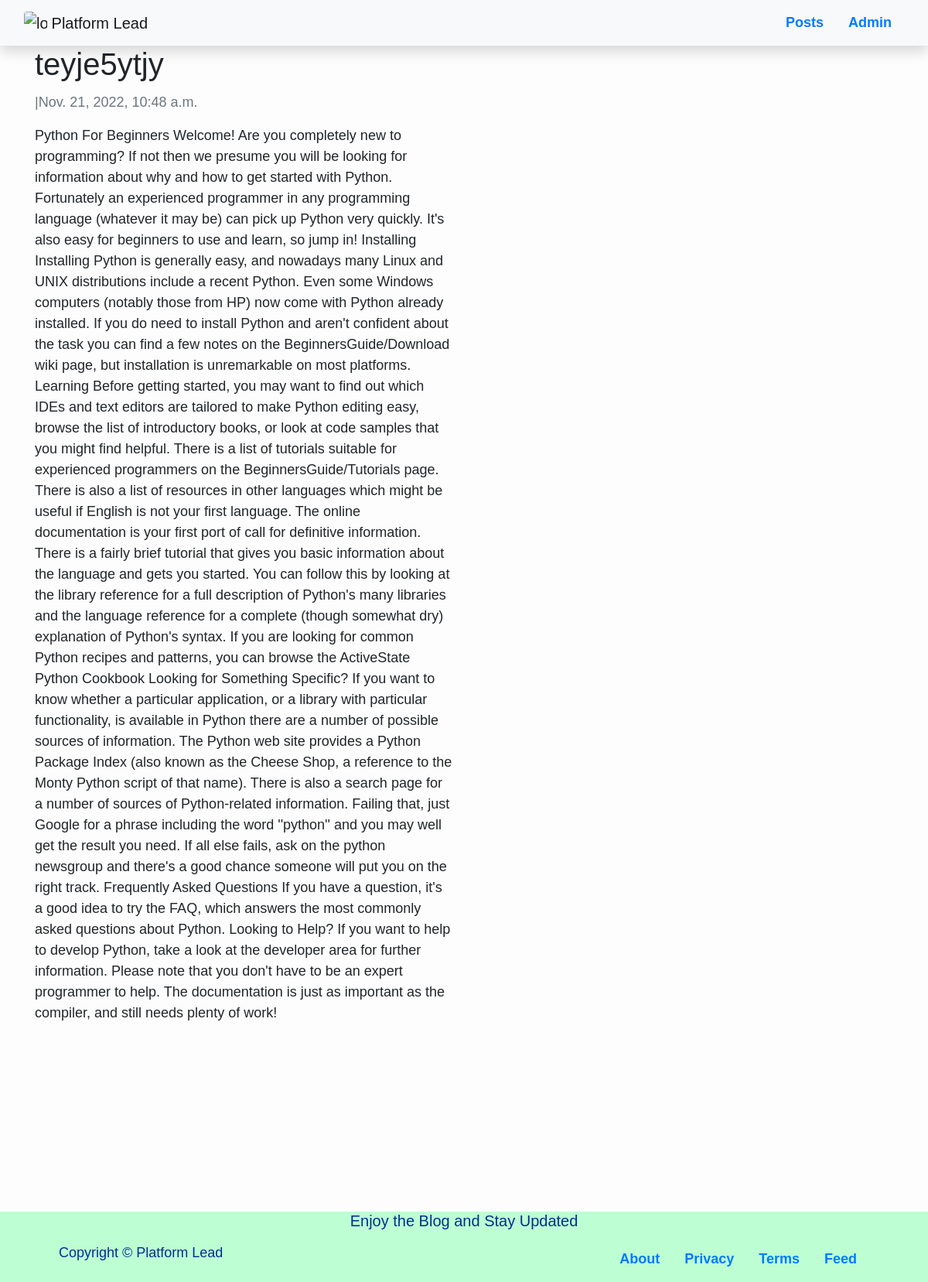
Page /ytjtrhjyy/ on the committed database.
### blog/models.py (models this page shows, shortened)
class posts(models.Model):
    title = models.CharField(max_length=200, unique=True)
    slug = models.SlugField(max_length=200, unique=True)
    author = models.ForeignKey(User, on_delete=models.CASCADE)
    updated_on = models.DateTimeField(auto_now=True)
    created_on = models.DateTimeField()
    content = models.TextField()
    metades = models.CharField(max_length=300, default="new article")
    status = models.IntegerField(choices=STATUS, default=0)
    class Meta:
        ordering = ['-created_on']

### blog/views.py (the view)
# urls.py: path('<slug:slug>/', views.postdetail.as_view(), name='post_detail'),
class postdetail(generic.DetailView):
    model = posts
    template_name = 'postpage.html'

### blog/templates/postpage.html (shortened to what this page needs)
{% extends "base.html" %}
{% block content %}
    <div class="container">
      <div class="row">
    <div class="col-md-6 left">
            <h1 class="card-title">{% block title %} {{ object.title }} {% endblock title %}</h1>
            <p class=" text-muted">{{ object.author.first_name }} {{ object.author.last_name }} |{{ object.created_on }}</p>
            <p class="card-text">{{ object.content | safe }}</p>
          </div>
           </div>
           </div>
    {% endblock content %}

### blog/templates/base.html (style rules this page uses)
html, body { height: 100%; }
body { font-family: sans-serif; font-size: 18px; background-color: #fdfdfd; display: flex; flex-direction: column; }

### rows in the picture
posts: title "teyje5ytjy", created_on "Nov. 21, 2022, 10:48 a.m.", content "Python For Beginners Welcome! Are you completely new to programming? If not then we presume you will be looking for information about why and how to get started with Python. Fortunately an experienced programmer in any programming language (whatever it may be) can pick up Python very quickly. It's also easy for beginners to use and learn, so jump in! Installing Installing Python is generally easy, and nowadays many Linux and UNIX distributions include a recent Python. Even some Windows computers (notably those from HP) now come with Python already installed. If you do need to install Python and aren't confident about the task you can find a few notes on the BeginnersGuide/Download wiki…"
